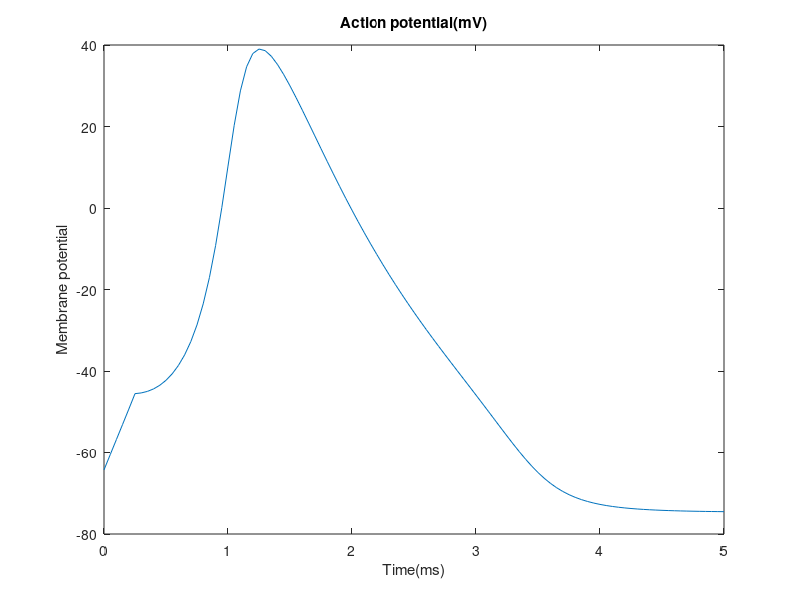
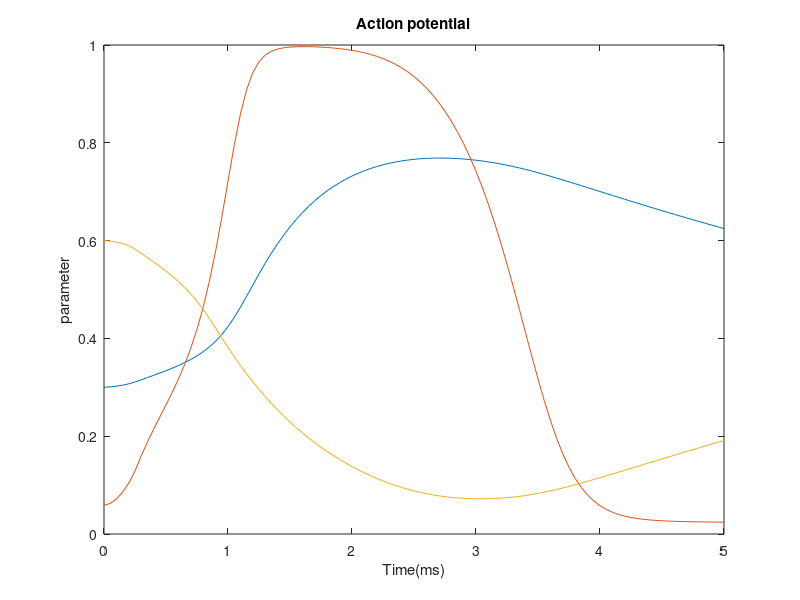
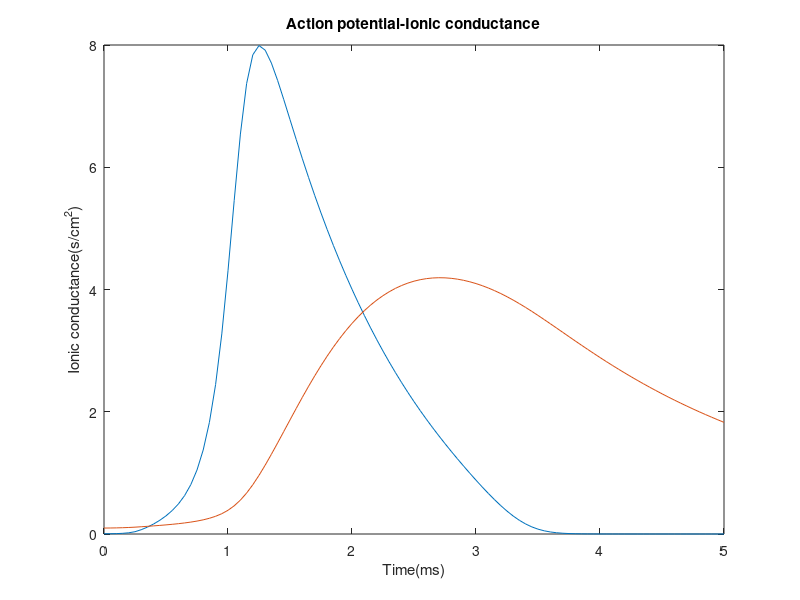

Recreate these plots in MATLAB, in order.
%-------------------------------------------------------------------------%
% Author          : Urvi Mishra  
% Date            : 1-June-2018                                          %
%-------------------------------------------------------------------------%

ENa = 54.2 ; EK = -74.7 ; E1 = -65.8 ; Erest = -68 ;
n = 0.3; m = 0.06; h = 0.6;
GK = 12 ; GNa = 30; G1 = 0.001 ;
Cm = 1;
Vm = Erest;
e=exp(1);
dt=0.05;
t=0;
VM=[];
N=[];
M=[];
H=[];
GNA=[];
G_K=[];
for t=(0:0.05:5);
    v=Vm-Erest;
    if (t<0.30)&&(t>=0);
        Id=75;
    else Id=0;
    end  
    t=(0:0.05:5);
    am=(0.1)*(25-v)/(e^((25-v)/10)-1);
    bm=4*e^(-v/18);
    ah=0.07*e^(-v/20);
    bh=1/(e^((30-v)/10)+1);
    an=(0.01)*(10-v)/(e^((10-v)/10)-1);
    bn=0.125*e^(-v/80);
    dn = dt*(((an)*(1- n))-((bn)*n)); 
    dm = dt*(((am)*(1-m))-((bm)*m));
    dh =dt*(((ah)*(1- h))-((bh)*h));
    n=n+dn;
    m= m+dm;
    h=h+dh;
    gk=GK*n.^4;
    gNa=GNa*(m.^3).*(h);
    Ik=gk.*(Vm-EK);
    INa=gNa.*(Vm-ENa);
    I1=G1.*(Vm-E1);
    dVm = dt*(Id-(INa + Ik + I1))/Cm;
    Vm =Vm+dVm;
    VM=[VM Vm];
    N=[N n];
    M=[M m];
    H=[H h];
    GNA=[GNA gNa];
    G_K=[G_K gk];
    
end
figure(1)
plot(t,VM)
hold on
pause(0.001)
title('Action potential(mV)')
xlabel('Time(ms)')
ylabel('Membrane potential')
figure(2)
plot(t,N);
hold on
pause(0.001)
title('Action potential')
xlabel('Time(ms)')
ylabel('parameter')
plot(t,M);
plot(t,H);
figure(3)
plot(t,GNA)
hold on
pause(0.001)
title('Action potential-Ionic conductance')
xlabel('Time(ms)')
ylabel('Ionic conductance(s/cm^2)')
plot(t,G_K)
